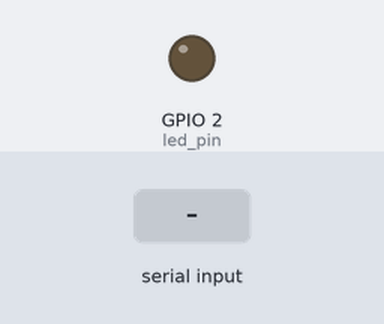
The sketch below on a simulated ESP32. Shown: output pins drawn as LEDs (lit = HIGH). The test bench sets the inputs (shaded band). What the sketch prints to the serial monitor is not drawn.

Above: at 1.8 s.
1.9 s: byte 30 received over Serial
At 2.6 s:
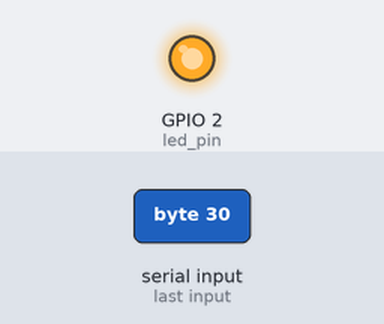
3.4 s: byte 90 received over Serial
4.9 s: byte 120 received over Serial
At 11.1 s:
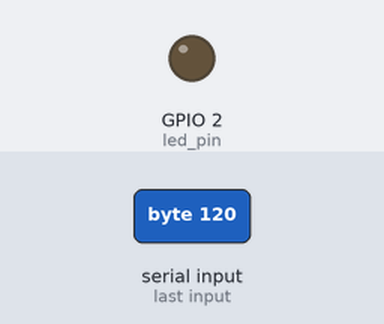
Timing chart, 0 to 12.4 s (numbered marks = the images above; inputs shaded):
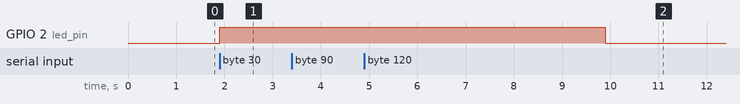

The sketch:

Solution_to_LED_Dimmer.ino
```cpp
// Use only core 1 for demo purposes
#if CONFIG_FREERTOS_UNICORE
  static const BaseType_t app_cpu = 0;
#else
  static const BaseType_t app_cpu = 1;
#endif

// Settings
static const TickType_t dim_delay = 5000 / portTICK_PERIOD_MS;

// Pins
static const int led_pin = 2;

// Globals
static TimerHandle_t one_shot_timer = NULL;

//*****************************************************************************
// Callbacks

// Turn off LED when timer expires
void autoDimmerCallback(TimerHandle_t xTimer) {
  digitalWrite(led_pin, LOW);
}

//*****************************************************************************
// Tasks

// Echo things back to serial port, turn on LED when while entering input
void doCLI(void *parameters) {

  char c;

  // Configure LED pin
  pinMode(led_pin, OUTPUT);

  while (1) {

    // See if there are things in the input serial buffer
    if (Serial.available() > 0) {

      // If so, echo everything back to the serial port
      c = Serial.read();
      Serial.print(c);

      // Turn on the LED
      digitalWrite(led_pin, HIGH);

      // Start timer (if timer is already running, this will act as
      // xTimerReset() instead)
      xTimerStart(one_shot_timer, portMAX_DELAY);
    }
  }
}

//*****************************************************************************
// Main (runs as its own task with priority 1 on core 1)

void setup() {

  // Configure Serial
  Serial.begin(115200);

  // Wait a moment to start (so we don't miss Serial output)
  vTaskDelay(1000 / portTICK_PERIOD_MS);
  Serial.println();
  Serial.println("---FreeRTOS Timer Solution---");

  // Create a one-shot timer
  one_shot_timer = xTimerCreate(
                      "One-shot timer",     // Name of timer
                      dim_delay,            // Period of timer (in ticks)
                      pdFALSE,              // Auto-reload
                      (void *)0,            // Timer ID
                      autoDimmerCallback);  // Callback function

  // Start command line interface (CLI) task
  xTaskCreatePinnedToCore(doCLI,
                          "Do CLI",
                          1024,
                          NULL,
                          1,
                          NULL,
                          app_cpu);

  // Delete "setup and loop" task
  vTaskDelete(NULL);
}

void loop() {
  // Execution should never get here
}
```

Measured:
- after the input at 1.9 s, GPIO 2 (led_pin): LOW → HIGH at once
- after the input at 3.4 s, every drawn part: stays the same
- after the input at 4.9 s, GPIO 2 (led_pin): HIGH → LOW after 5.0 s instead of 3.5 s
